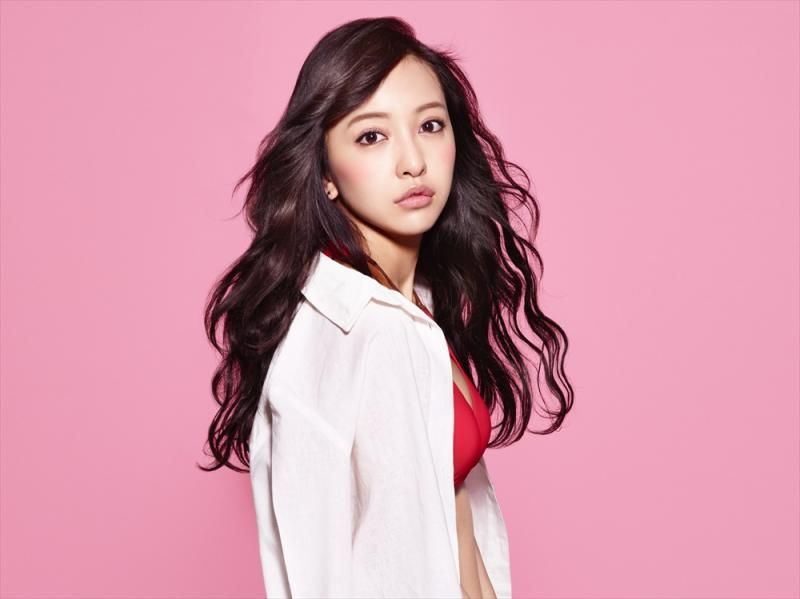
#> input picture patternify/python_code/input.jpg, 800 x 599 px, found by its file name
$ python triangulation.py input.jpg
#> lines starting #> are read from the running program, lines starting #| are printed output that depends on the picture; after the words box and inside, x2 and y2 are one past the last pixel; in counts of white or black regions, pixels touching at a corner belong together
import sys
# if (len(sys.argv) > 0):    print 'yes. First param:'+sys.argv[1]+'#'

# print 'script started'

import cv2
import numpy as np
import random
from scipy.spatial import Delaunay
import pickle as pickle
import matplotlib
import matplotlib.pyplot as plt
from matplotlib.patches import Polygon
from matplotlib.collections import PatchCollection

import io

import os

from datetime import date

#############################################

def point_on_triangle(pt1, pt2, pt3):
    """
    Random point on the triangle with vertices pt1, pt2 and pt3.
    """
    s, t = sorted([random.random(), random.random()])
    return (s * pt1[0] + (t-s)*pt2[0] + (1-t)*pt3[0],
            s * pt1[1] + (t-s)*pt2[1] + (1-t)*pt3[1])

def map_value_to_range (value, leftMin, leftMax, rightMin, rightMax):
    # Figure out how 'wide' each range is
    leftSpan = leftMax - leftMin
    rightSpan = rightMax - rightMin

    # Convert the left range into a 0-1 range (float)
    valueScaled = float(value - leftMin) / float(leftSpan)

    # Convert the 0-1 range into a value in the right range.
    return rightMin + (valueScaled * rightSpan)

def image_resize(image, width = None, height = None, inter = cv2.INTER_AREA):
    # initialize the dimensions of the image to be resized and
    # grab the image size
    dim = None
    (h, w) = image.shape[:2]

    # if both the width and height are None, then return the
    # original image
    if width is None and height is None:
        return image

    # check to see if the width is None
    if width is None:
        # calculate the ratio of the height and construct the
        # dimensions
        r = height / float(h)
        dim = (int(w * r), height)

    # otherwise, the height is None
    else:
        # calculate the ratio of the width and construct the
        # dimensions
        r = width / float(w)
        dim = (width, int(h * r))

    # resize the image
    resized = cv2.resize(image, dim, interpolation = inter)

    return resized


def fix_image(img):
    # flip image vertically
    img = cv2.flip(img, 0)

    # flip image horizontally
    img = cv2.flip(img, 1)

    # transpose image
    img = cv2.transpose(img)

    img = cv2.rotate(img, cv2.ROTATE_90_CLOCKWISE)

    return img

# end of the function

resize_size = 600
linewidth_var = 0.5
noise_amount = 50

today = date.today()
dt_string = today.strftime("%S")
os_dir_path = os.path.dirname(os.path.abspath(__file__))

parent_path = os_dir_path.rsplit('\\', 1)[0]

# file_path_from_node = os.path.dirname(os.path.abspath(__file__)) + '\\' + "input.jpg";
file_path_from_node = os_dir_path + '\\' + sys.argv[1];

img = cv2.imread(file_path_from_node,-1)
#> img is the input picture: shape (599, 800, 3); mean B, G, R 171.7, 153.6, 214.3
img_bw = cv2.imread(file_path_from_node,0)
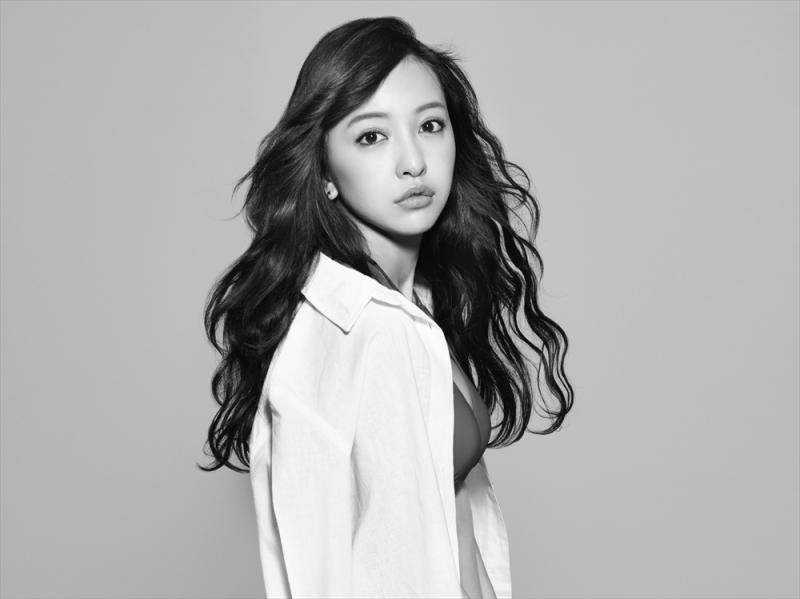
#> img_bw: shape (599, 800); min 0, max 255, mean 173.8

# [8 lines of commented-out code are left out]

img = fix_image(img)
img_bw = fix_image(img_bw)

resized_fc_image = image_resize(img, resize_size)

#split into chanels
b,g,r = cv2.split(resized_fc_image)
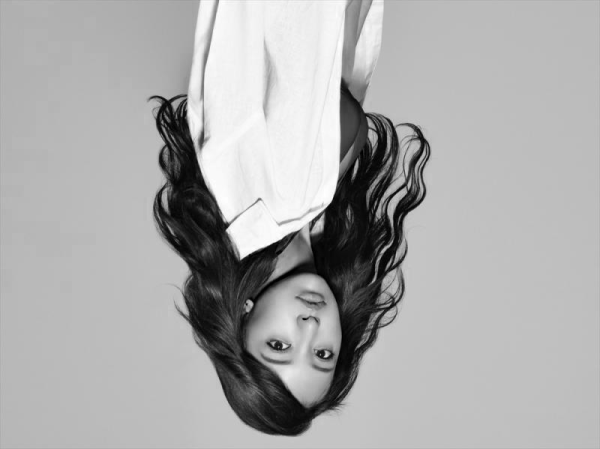
#> b: shape (449, 600); min 0, max 255, mean 171.7
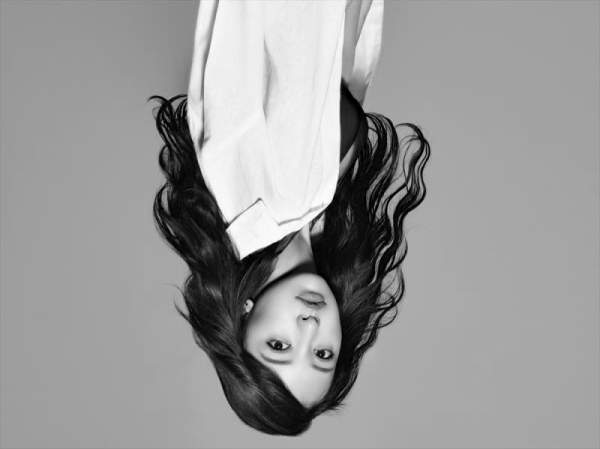
#> g: shape (449, 600); min 0, max 254, mean 153.6
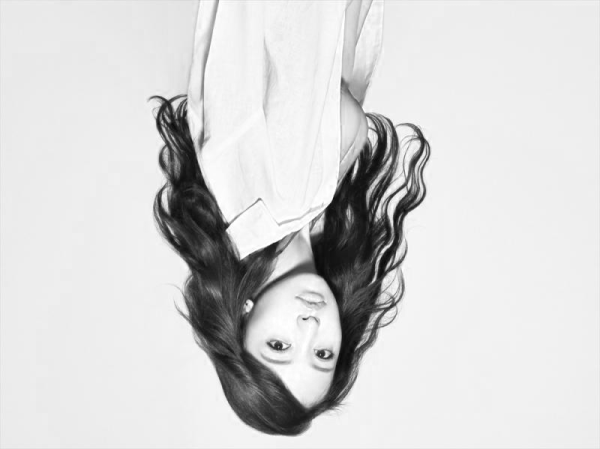
#> r: shape (449, 600); min 7, max 255, mean 214.3

#resize splits
resized_image_b = b
resized_image_g = g
resized_image_r = r

#resize
find_lines_low_treshold = 50
find_lines_high_treshold = 120

resized_image = image_resize(img_bw, resize_size)

only_lines_image = cv2.Canny(resized_image, find_lines_low_treshold , find_lines_high_treshold)
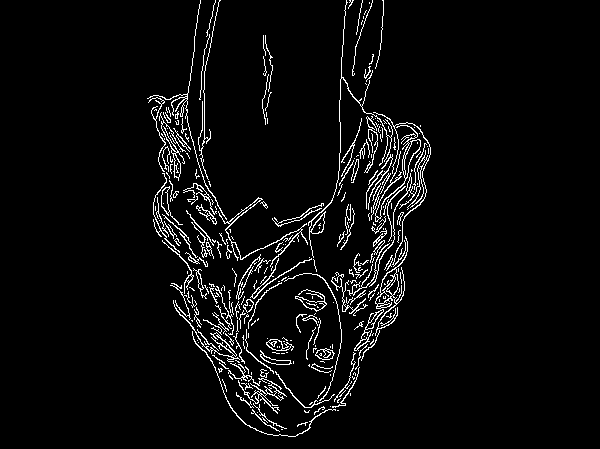
#> only_lines_image: shape (449, 600); 4.4% white in thin lines or dots, all inside (x1, y1, x2, y2) = (147, 0, 431, 437)

img = cv2.rotate(only_lines_image, cv2.ROTATE_90_CLOCKWISE)
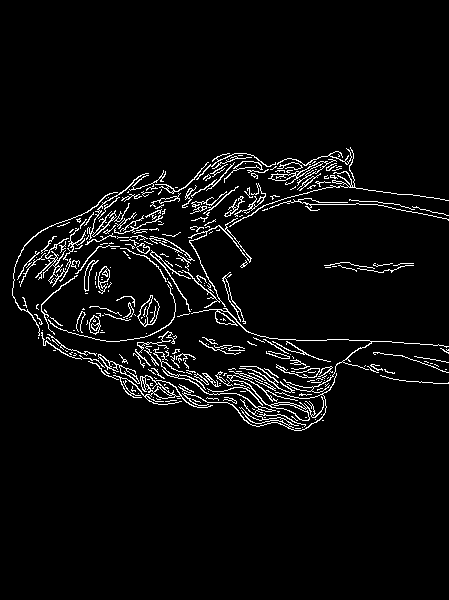
#> img: shape (600, 449); 4.4% white in thin lines or dots, all inside (x1, y1, x2, y2) = (12, 147, 449, 431)
img = cv2.rotate(img, cv2.ROTATE_90_CLOCKWISE)
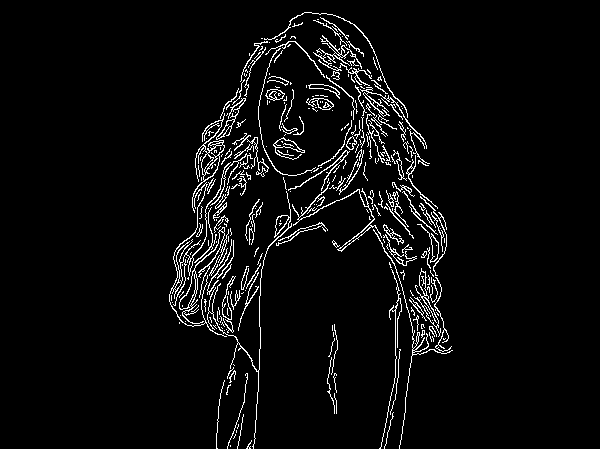
#> img: shape (449, 600); 4.4% white in thin lines or dots, all inside (x1, y1, x2, y2) = (169, 12, 453, 449)

cv2.imwrite(parent_path + '\\uploads\\' + 'lines.jpg', img)

#ans will be an array to store points
ans = []
for y in range(0, only_lines_image.shape[0]):
     for x in range(0, only_lines_image.shape[1]):
            if only_lines_image[y, x] != 0:
                ans = ans + [[x, y]]

height, width  = resized_image.shape
#> height = 449; width = 600
output_size_x = 15
ratio = output_size_x/float(width)
#> ratio = 0.025
output_size_y = int(float(width) * ratio)
#> output_size_y = 15

#append noise to array
n=int(noise_amount)

for j in range(n):
       ans.append([random.randint(1,width),random.randint(1,height)])

#append corners
ans.append([0,0])
ans.append([0,height])
ans.append([width, height])
ans.append([width, 0])

#slice array - that simplifies a picture
# ans = np.array(ans)[::2]

##print ans - print a finished arrays

points = np.array(ans)

tri = Delaunay(points)

patches = []
printing_patches = []

# triangles in a form of [xy, xy, xy]  - points[tri.simplices[index,:]]

for i in range(len(tri.simplices)):

    pt1 = points[tri.simplices[i,:][0]]
    pt2 = points[tri.simplices[i,:][1]]
    pt3 = points[tri.simplices[i,:][2]]

    #get 3 random points in the triangle and get their avarage

    point_1_x = int(point_on_triangle(pt1, pt2, pt3)[0])
    point_1_y = int(point_on_triangle(pt1, pt2, pt3)[1])

    point_2_x = int(point_on_triangle(pt1, pt2, pt3)[0])
    point_2_y = int(point_on_triangle(pt1, pt2, pt3)[1])

    point_3_x = int(point_on_triangle(pt1, pt2, pt3)[0])
    point_3_y = int(point_on_triangle(pt1, pt2, pt3)[1])

    point_x_final = int(float(point_1_x + point_2_x + point_3_x) / 3)
    point_y_final = int(float(point_1_y + point_2_y + point_3_y) / 3)

    b_val = (resized_image_b[point_y_final, point_x_final])
    g_val = (resized_image_g[point_y_final, point_x_final])
    r_val = (resized_image_r[point_y_final, point_x_final])

    b_val = map_value_to_range(b_val, 0, 255, 0 , 1)
    g_val = map_value_to_range(g_val, 0, 255, 0 , 1)
    r_val = map_value_to_range(r_val, 0, 255, 0 , 1)

    # polygon = Polygon(np.array(points[tri.simplices[i,:]]), True, facecolor='white', linewidth=linewidth_var, edgecolor='r')

#> (the run stopped early here; a loop or call above may not have finished)
